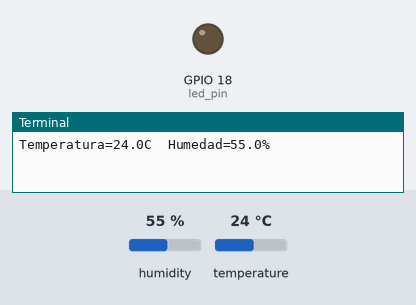
A program run on a simulated Raspberry Pi (BCM pin numbers). Parts: output pins drawn as LEDs (lit = HIGH), the last lines printed to the terminal. The test bench sets the inputs (shaded band); at power-on: temperature 24 °C, humidity 55 %.

Above: at 1.2 s.
1.3 s: temperature set to 28.2 °C
4.3 s: temperature set to 29.4 °C
At 5.4 s:
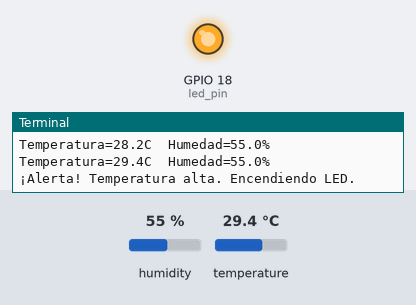
Timing chart, 0 to 7.3 s (numbered marks = the images above; inputs shaded):
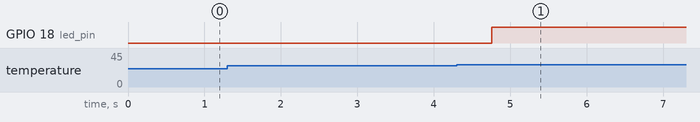

The program:

temperature.py
```python
import adafruit_dht
import board
import RPi.GPIO as GPIO
import time

# Definir el número de pin GPIO al que está conectado el LED
led_pin = 18

# Configurar los pines GPIO
GPIO.setmode(GPIO.BCM)
GPIO.setup(led_pin, GPIO.OUT)

# Definir el tipo de sensor y el número del pin GPIO al que está conectado
sensor = adafruit_dht.DHT22(board.D4)  # Ajusta este valor al número de pin GPIO que estás utilizando

# Variable para controlar el estado del LED y el mensaje
temperatura_alta_detectada = False

try:
    while True:
        # Intentar leer la temperatura y la humedad desde el sensor
        try:
            temperature = sensor.temperature
            humidity = sensor.humidity

            if temperature is not None and humidity is not None:
                print("Temperatura={0:0.1f}C  Humedad={1:0.1f}%".format(temperature, humidity))

                # Verificar si la temperatura supera los 29 grados Celsius
                if temperature > 29.0 and not temperatura_alta_detectada:
                    # Encender el LED
                    GPIO.output(led_pin, GPIO.HIGH)
                    print("¡Alerta! Temperatura alta. Encendiendo LED.")

                    # Establecer la bandera para indicar que se ha detectado una temperatura alta
                    temperatura_alta_detectada = True

                # Si la temperatura vuelve a ser menor o igual a 29 grados Celsius, apagar el LED
                if temperature <= 29.0 and temperatura_alta_detectada:
                    GPIO.output(led_pin, GPIO.LOW)
                    print("Temperatura normal. Apagando LED.")
                    temperatura_alta_detectada = False

            else:
                print("Error al leer datos del sensor. Inténtalo de nuevo.")

        except RuntimeError as error:
            print(error.args[0])  # Mostrar el mensaje de error
            continue  # Continuar con el siguiente intento de lectura

        # Esperar un segundo antes de la próxima lectura
        time.sleep(1)

except KeyboardInterrupt:
    print("\nLectura de temperatura detenida por el usuario.")
finally:
    sensor.exit()  # Liberar recursos del sensor
    GPIO.cleanup()  # Limpiar los pines GPIO al finalizar el script
```

Measured:
- the behaviour switches between 29 and 29.1 °C on temperature (found by bisection; images 0 and 1)
- after the input at 4.3 s, GPIO 18 (led_pin): LOW → HIGH after 0.46 s
